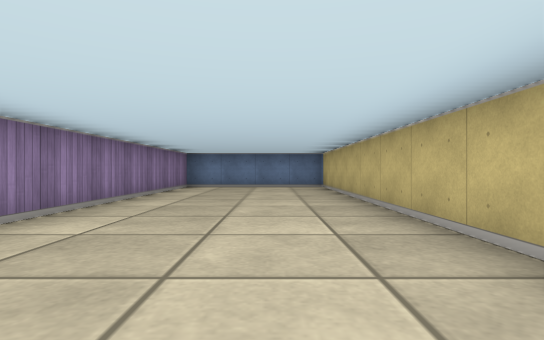
[1] (above)

16 first-person views from a walk through a cub3D ray-caster map. The camera is about half as high as the walls, looks level and sees 80° across. The floor is counted in squares. Each view is taken from the middle of a square. On the plan, view 1 faces up. The plan holds only what a view shows up to about 9 squares ahead; the rest is blank. The place goes on beyond the plan.

[2]
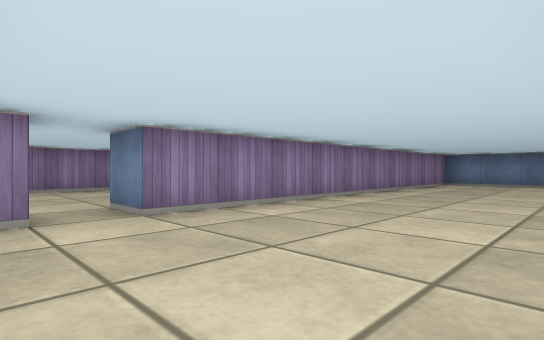

[3]
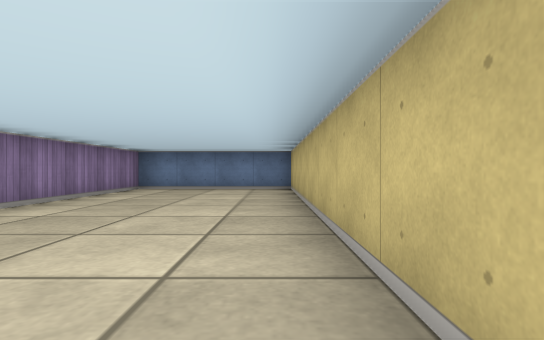

[4]
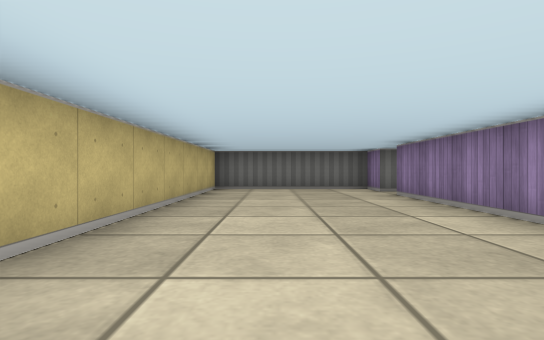

[5]
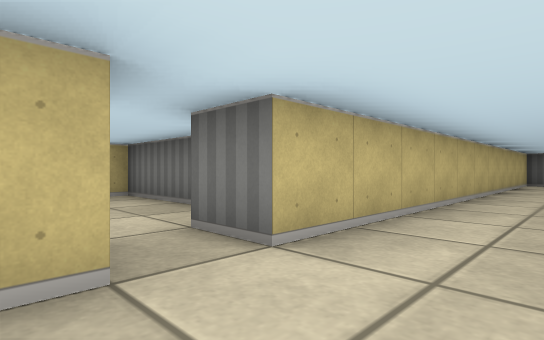

[6]
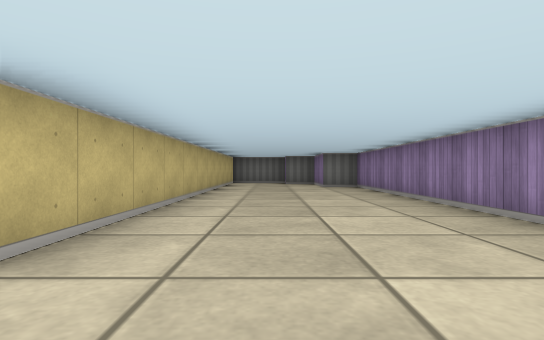

[7]
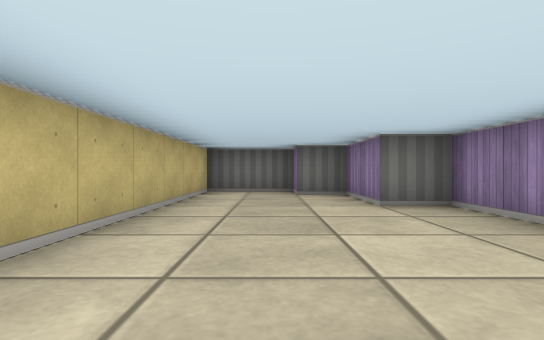

[8]
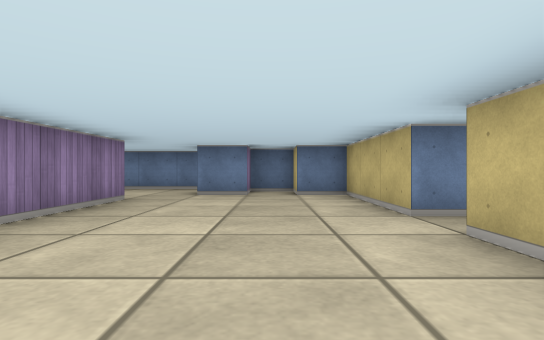

[9]
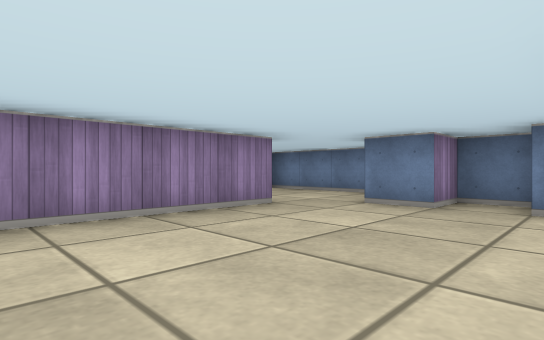

[10]
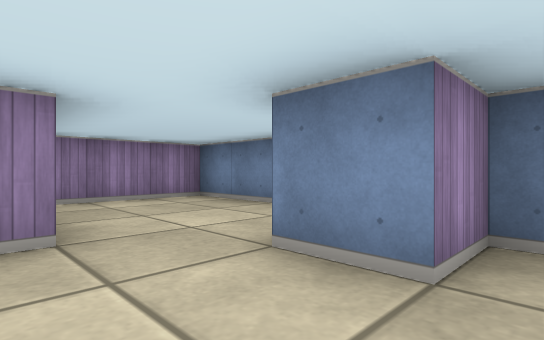

[11]
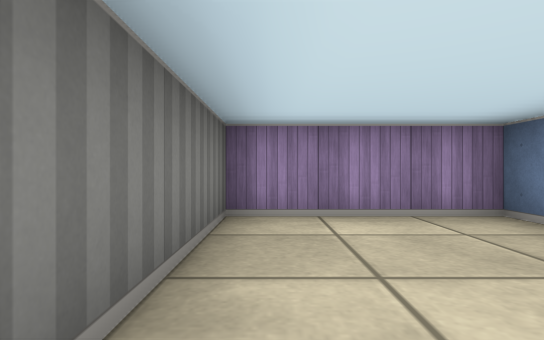

[12]
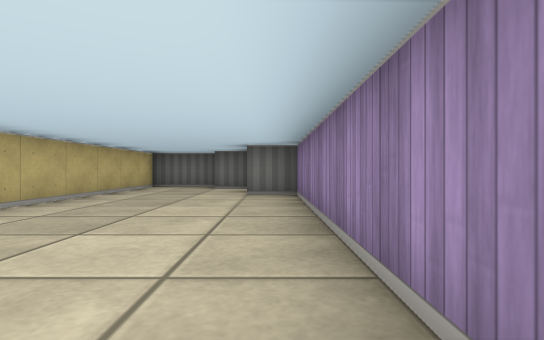

[13]
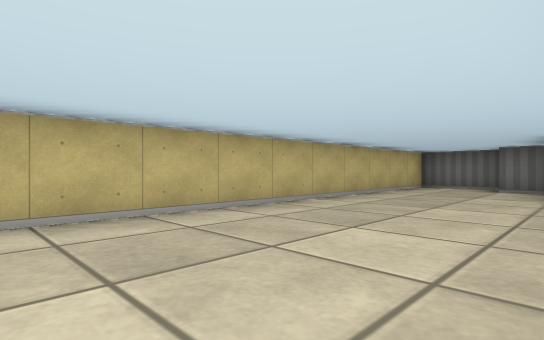

[14]
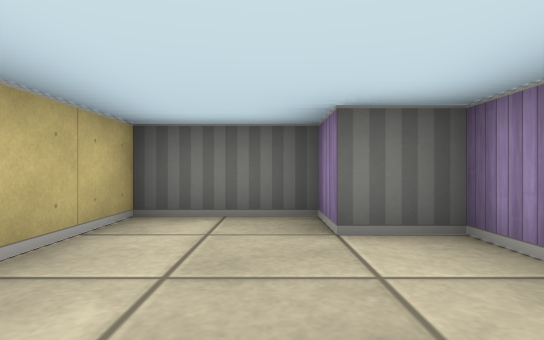

[15]
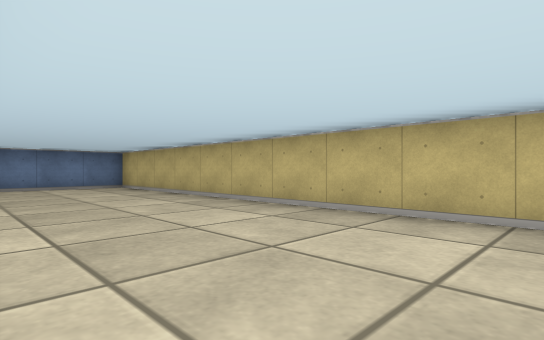

[16]
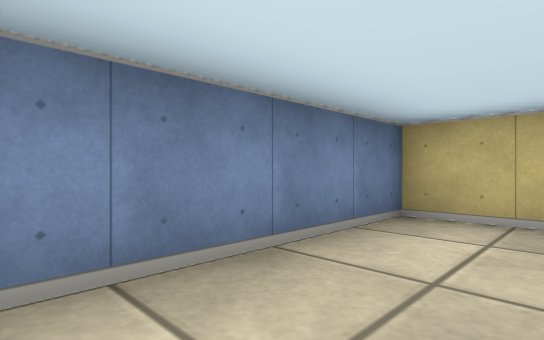

### Floor plan
Ten units are one square. View 1 is at (0, 0); x grows to the right and y downward. Boxes are objects, and circles mark ways between rooms. Rooms are numbered by the first view taken in them; rooms with no view inside come last. Other rooms are left out.
<svg viewBox="-110 -100 130 230">
<path fill="none" stroke="#000" d="M-35 15 -25 15 -25 25 15 25 15 -95 -25 -95 -25 5 -35 5M-35 5 -35 -25 -45 -25 -45 -35 -55 -35 -55 -25 -65 -25M-69 -45 -105 -45 -105 -15 -75 -15 -75 95 -65 95 -65 115 -55 115 -55 125 -35 125 -35 15"/>
<circle cx="-30" cy="10" r="3" fill="#2a7"/>
<text x="-10" y="-30">1</text>
<text x="-60" y="30">2</text>
</svg>
Room 1 opens to room 2.

Where each view was taken, in squares from view 1:
view 1: 0 up, 0 right, facing up
view 2: 2 down, 1 right, facing up-left
view 3: 1 up, 1 right, facing up
view 4: 6 up, 0 right, facing down
view 5: 0 up, 5 left, facing down-right
view 6: 0 up, 5 left, facing down
view 7: 5 down, 5 left, facing down
view 8: 4 down, 5 left, facing up
view 9: 2 down, 4 left, facing up-left
view 10: 1 up, 5 left, facing up-left
view 11: 2 up, 7 left, facing left
view 12: 3 down, 7 left, facing down
view 13: 3 down, 7 left, facing down-right
view 14: 9 down, 5 left, facing down
view 15: 0 up, 2 left, facing up-right
view 16: 8 up, 2 left, facing up-right
